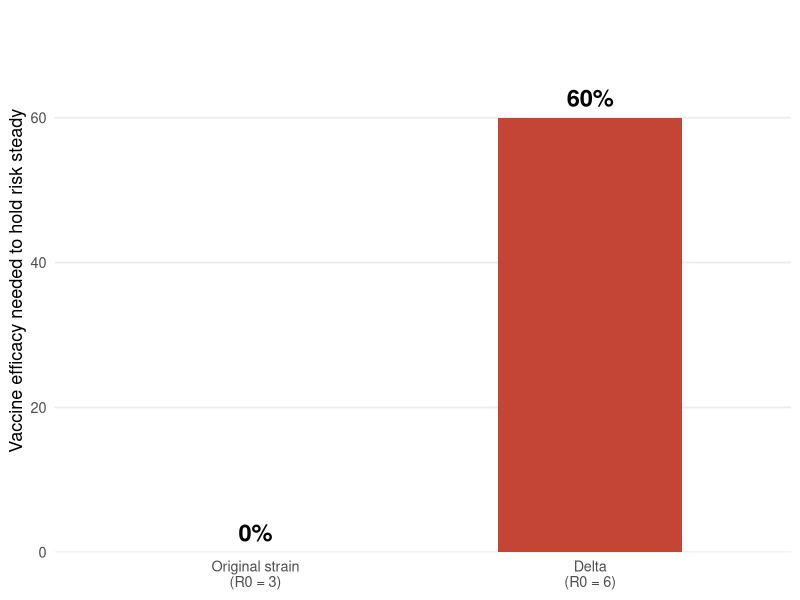

Here is the R script that generated this plot:
## ---- chunk 1
#| label: fig-efficacy-gap
#| fig-cap: "Holding border risk steady required no vaccine under the original strain, but more than 60% efficacy against transmission under Delta."
#| echo: false
#| message: false
#| warning: false

library(ggplot2)

efficacy_needed <- data.frame(
  variant = factor(c("Original strain\n(R0 = 3)", "Delta\n(R0 = 6)"),
                   levels = c("Original strain\n(R0 = 3)", "Delta\n(R0 = 6)")),
  required = c(0, 60)
)

ggplot(efficacy_needed, aes(x = variant, y = required, fill = variant)) +
  geom_col(width = 0.55) +
  geom_text(aes(label = paste0(required, "%")),
            vjust = -0.6, size = 6, fontface = "bold") +
  scale_fill_manual(values = c("#9BB8C4", "#C44536")) +
  scale_y_continuous(limits = c(0, 75), expand = c(0, 0)) +
  labs(
    x = NULL,
    y = "Vaccine efficacy needed to hold risk steady"
  ) +
  theme_minimal(base_size = 13) +
  theme(
    legend.position = "none",
    panel.grid.major.x = element_blank(),
    panel.grid.minor = element_blank()
  )
## ---- chunk 2
#| label: tbl-scenarios
#| tbl-cap: "Border risk under four scenarios, compared with the pre-vaccine benchmark."
#| echo: false

library(knitr)

scenarios <- data.frame(
  Scenario = c("Before vaccines (original strain)",
               "Vaccinated, Alpha variant",
               "Unvaccinated, Delta",
               "Vaccinated at 60%, Delta"),
  Risk = c("The benchmark", "3% of benchmark", "3x the benchmark", "Back to benchmark"),
  check.names = FALSE
)

kable(scenarios, col.names = c("Scenario", "Risk of a case reaching the community"))
